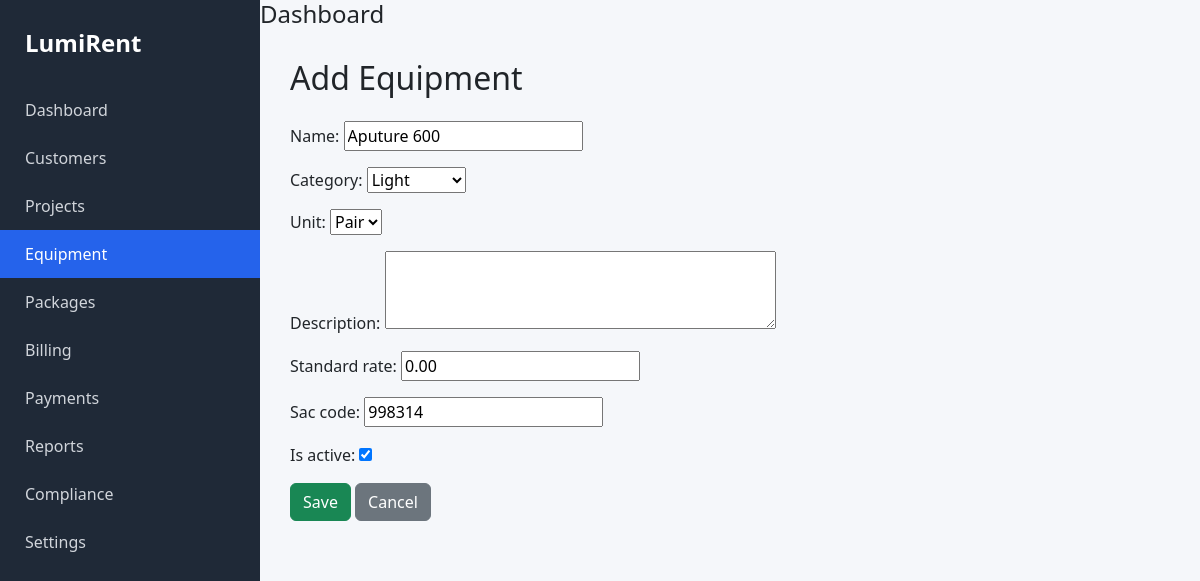
The page /equipment/edit/2/ on the database its author committed.
### equipment/models.py (models this page shows, shortened)
class Equipment(models.Model):
    CATEGORY_CHOICES = [
        ("Light", "Light"),
        ("Grip", "Grip"),
        ("Power", "Power"),
        ("Generator", "Generator"),
        ("Accessory", "Accessory"),
        ("Other", "Other"),
    ]
    UNIT_CHOICES = [
        ("Nos", "Nos"),
        ("Set", "Set"),
        ("Pair", "Pair"),
        ("Roll", "Roll"),
    ]
    name = models.CharField(max_length=100, unique=True)
    category = models.CharField(
        max_length=30,
        choices=CATEGORY_CHOICES
    )
    unit = models.CharField(
        max_length=20,
        choices=UNIT_CHOICES,
        default="Nos"
    )
    description = models.TextField(
        blank=True,
        null=True
    )
    standard_rate = models.DecimalField(
        max_digits=12,
        decimal_places=2,
        default=0
    )
    sac_code = models.CharField(
        max_length=20,
        default="998314"
    )
    is_active = models.BooleanField(default=True)
    created_at = models.DateTimeField(auto_now_add=True)
    updated_at = models.DateTimeField(auto_now=True)

### equipment/views.py (the view)
# urls.py: path("edit/<int:pk>/", views.equipment_edit, name="equipment_edit"),
def equipment_edit(request, pk):
    equipment = get_object_or_404(Equipment, pk=pk)
    if request.method == "POST":
        form = EquipmentForm(request.POST, instance=equipment)
        if form.is_valid():
            form.save()
            return redirect("equipment_list")
    else:
        form = EquipmentForm(instance=equipment)
    return render(
        request,
        "equipment/form.html",
        {
            "form": form,
        },
    )

### equipment/forms.py
class EquipmentForm(forms.ModelForm):
    class Meta:
        model = Equipment
        fields = [
            "name",
            "category",
            "unit",
            "description",
            "standard_rate",
            "sac_code",
            "is_active",
        ]
        widgets = {
            "description": forms.Textarea(
                attrs={
                    "rows": 3
                }
            )
        }

### equipment/templates/equipment/form.html (shortened to what this page needs)
{% extends "layouts/base.html" %}
{% block content %}
<h2 class="mb-4">
Add Equipment
</h2>
<form method="post">
    {{ form.as_p }}
    <button
        class="btn btn-success">
        Save
    </button>
    <a
        href="/equipment/"
        class="btn btn-secondary">
        Cancel
    </a>
</form>
{% endblock %}

### static/css/styles.css (style rules this page uses)
body { background-color: #F5F7FA; font-family: "Segoe UI", sans-serif; }

### rows shown on the page
Equipment: name "Aputure 600", category "Light", unit "Pair", standard_rate "0.00", sac_code "998314", is_active "☑"
